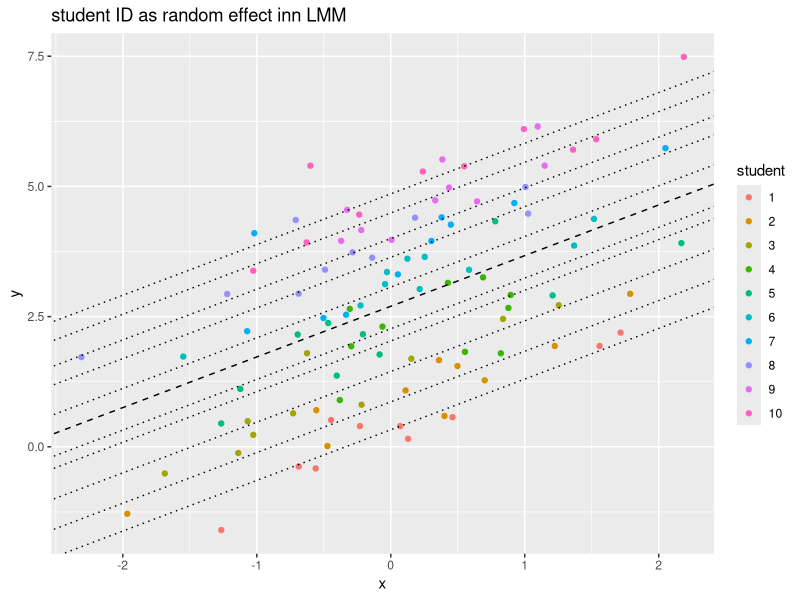

Write the R code that produced this figure. (Note: this script raises an error after producing the figure.)
# Load the necessary libraries
library(lme4)
library(ggplot2)

# Generate some fake data
set.seed(123)
n <- 10 # number of students
x <- rnorm(n*10) # predictor variable
student <- (rep(1:n, each=10)) # student ID
y <- x + rnorm(n*10, sd=0.5) + 0.5*student # response variable

student<- factor(student)
# Fit the mixed model
fit <- lmer(y ~ x + (1|student), data=data.frame(x, y, student))

# Extract the fixed and random effects
fe <- fixef(fit)
re <- ranef(fit)

# Calculate predicted values for each student
pred <- matrix(NA, nrow=n, ncol=2)
colnames(pred) <- c("intercept", "slope")
for (i in 1:n) {
  pred[i,1] <- fe[1] + re$student[i,]
  pred[i,2] <- fe[2]
}

df = data.frame(x, y, student)
# Plot the results
ggplot(df, aes(x=x, y=y, color=student)) +
  geom_point() +
  geom_abline(intercept=fe[1], slope=fe[2], linetype="dashed") +
  geom_abline(aes(intercept=intercept, slope=slope), data=as.data.frame(pred), linetype="dotted")+
  ggtitle('student ID as random effect inn LMM')

  


set.seed(123)
n <- 10 # number of students
x <- rnorm(n*10) # predictor variable
student <- (rep(1:n, each=10)) # student ID
y <- x + rnorm(n*10, sd=0.5) + 0.5*student # response variable

student<- factor(student)

# Fit the linear model
fit <- lm(y ~ x + student, data=data.frame(x, y, student))

# Extract the coefficients
coef <- coef(fit)

# Calculate predicted values for each student
pred <- matrix(NA, nrow=n, ncol=2)
for (i in 1:n) {
  pred[i,1] <- coef[1] + coef[i+2]
  pred[i,2] <- coef[2] + coef[i+2]
}

# Plot the results
ggplot(data.frame(x, y, student), aes(x=x, y=y, color=student)) +
  geom_point() +
  geom_abline(intercept=coef[1], slope=coef[2], linetype="dashed") +
  geom_abline(aes(intercept=intercept, slope=slope), data=pred, linetype="dotted")

